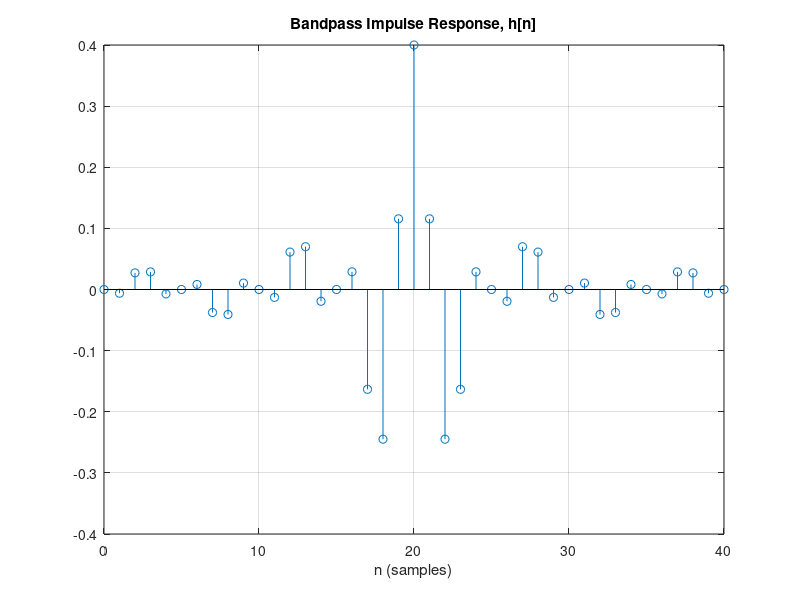
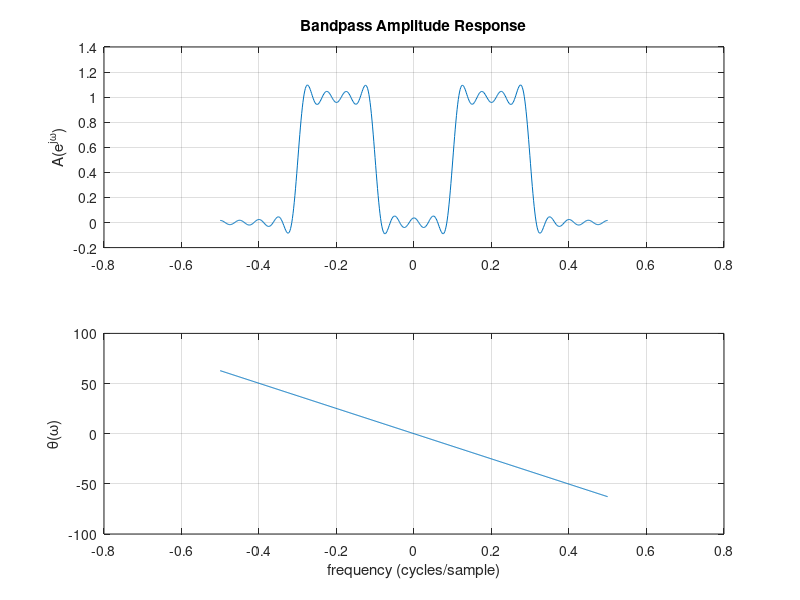
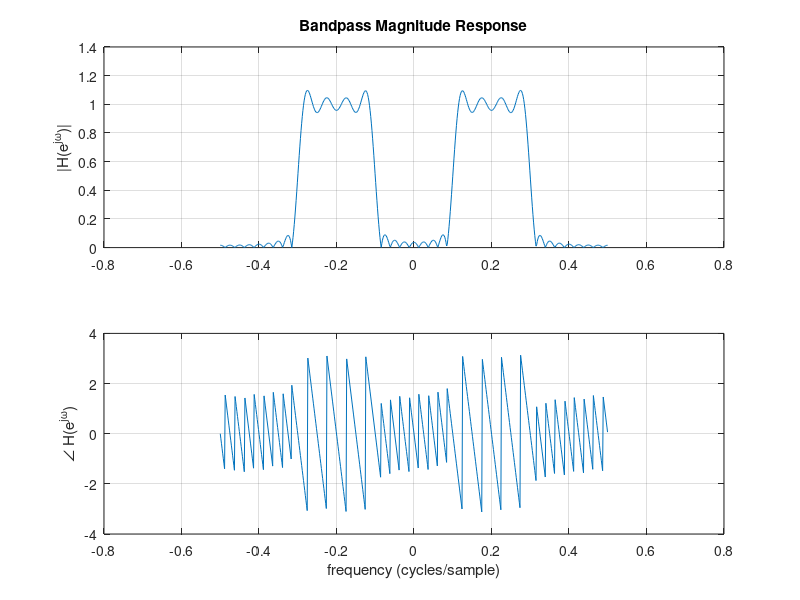

Write the MATLAB code that produced these figures, in order.
%% Example - Bandpass Filter
% Design a bandpass filter, using the impulse response truncation
% technique, with cutoff frequencies of 
% 
% $$\omega_1 = 0.2 \pi, \omega_2=0.6\pi$$
%
% and an order of 40.
% Plot the impulse response on one plot, the amplitude response (linear) and phase
% response on a second plot and the magnitude response (linear) and associated phase
% response (with phase in the range -pi to pi) on a third plot. Plot the
% frequency response plots (second and third figures) a function of
% frequency in cycles/samples for the range -0.5 to 0.5.
%% Define intial values
f1=0.2*pi/(2*pi); % (cycles/sample)
f2= 0.6*pi/(2*pi); 
M=40; % order of filter
n=0:M; % sample indices
%% Generate and plot the impulse response, h
h=2*f2*sinc(2*f2*(n-M/2))-2*f1*sinc(2*f1*(n-M/2));  %as defined in slide 83
figure(1)
clf
stem(n,h)   %plots sinc function
title('Bandpass Impulse Response, h[n]')
xlabel('n (samples)')
grid
%% Generate and plot the amplitude response and phase response
figure(2)
clf
w=[-pi:0.01:pi];
H=freqz(h,1,w); %generate frequency response
W=exp(-j*(-M/2)*w); %complex exponential with linear phase response
A=H.*W; %amplitude response
A=real(A);  %AR will have small imaginary terms due to computational error
theta=-(M/2)*w;
subplot(2,1,1)
plot(w/(2*pi),A)    %fc = 0.1 < |x| <0.3; double sided
ylabel('A(e^{j\omega})')
title('Bandpass Amplitude Response')
grid
subplot(2,1,2)
plot(w/(2*pi),theta)    %linear phase response with slope -M/2
ylabel('\theta(\omega)')
xlabel('frequency (cycles/sample)')
grid
%% Generate and plot the magnitude response and phase response
figure(3)
subplot(2,1,1)
plot(w/(2*pi),abs(H))
ylabel('|H(e^{j\omega})|')
title('Bandpass Magnitude Response')
grid
subplot(2,1,2)
plot(w/(2*pi),angle(H)) %angle() results the phase being within -pi to pi
ylabel('\angle H(e^{j\omega})')
xlabel('frequency (cycles/sample)')
grid

